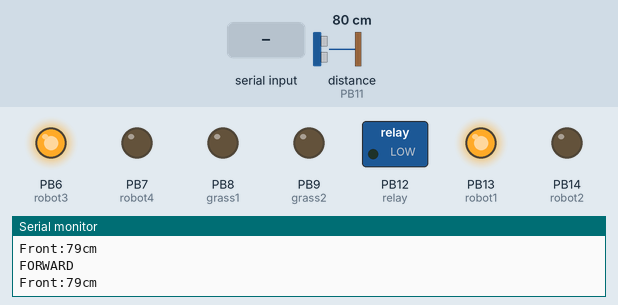
Simulated run of this sketch. Board: STM32 Blue Pill. Parts: switched loads named in the sketch (green lamp = pin HIGH), output pins drawn as LEDs (lit = HIGH), the last lines printed to the serial monitor. Wiring (inferred from the names in the program): ultrasonic range finder: trigger PB10; echo PB11. The inputs (shaded band) are chosen by the test bench; at power-on: distance to the obstacle (sensor on PB11) 80 cm. The echo pulse lasts 58.3 µs per cm; pins used as bus, display or sensor lines are not drawn.

Above: at 1.3 s.
1.4 s: distance to the obstacle (sensor on PB11) set to 23 cm
3.2 s: distance to the obstacle (sensor on PB11) set to 18 cm
At 4.7 s:
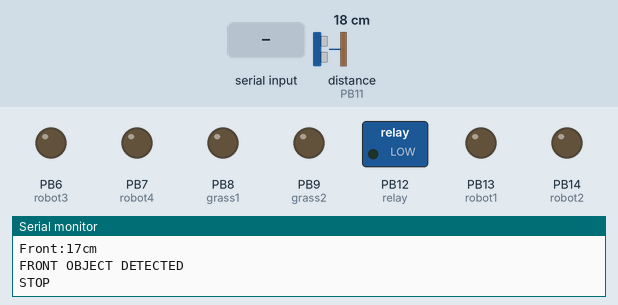
At 6.1 s:
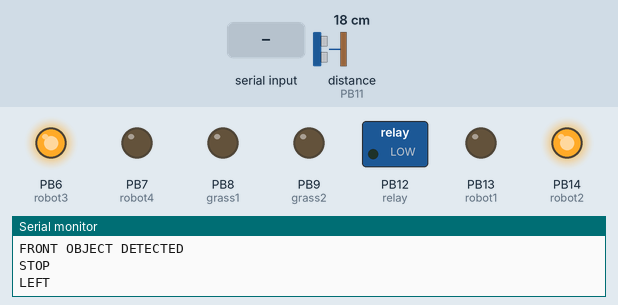
6.2 s: "W" received over Serial
At 9.8 s:
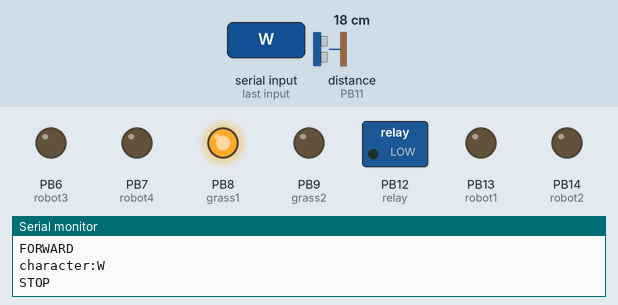
Timing chart, 0 to 11.3 s (numbered marks = the images above; inputs shaded):
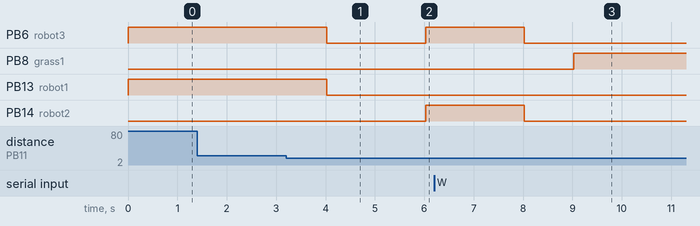

The sketch:

STM_32_project.ino
```cpp
//
////int PB13;
////int PB14;
//int PB6;
//sint PB7;
//int PB8;
//int PB9;
//int PB12;
//int PB10;
//int PB11;

int robot1=PB13;
int robot2=PB14;
int robot3=PB6;
int robot4=PB7;

int grass1=PB8;
int grass2=PB9;

int relay=PB12;

#define echoPin PB11
#define pingPin PB10

long duration, cm;

void setup() {

   Serial.begin(9600);

   pinMode(robot1,OUTPUT);
   pinMode(robot2,OUTPUT);
   pinMode(robot3,OUTPUT);
   pinMode(robot4,OUTPUT);

   pinMode(relay,OUTPUT);

   pinMode(grass1,OUTPUT);
   pinMode(grass2,OUTPUT);

   digitalWrite(robot1,LOW);
   digitalWrite(robot2,LOW);
   digitalWrite(robot3,LOW);
   digitalWrite(robot4,LOW);

   digitalWrite(grass1,LOW);
   digitalWrite(grass2,LOW);

   digitalWrite(relay,LOW);

}

void loop()
{
  while(1)
  {
      forward_movement();
      Serialevent();
       ultra_check();

   }
}
void Serialevent()
{

   if(Serial.available()>0)
       {
        char ch=Serial.read();
        Serial.print("character:");
        Serial.println(ch);
          if(ch=='W')
           {
            stop_robot();
            delay(1000);
              digitalWrite(grass1,HIGH);
              digitalWrite(grass2,LOW);
              delay(8000);
              digitalWrite(grass1,LOW);
              digitalWrite(grass2,LOW);
              delay(1000);
           }
          else if(ch=='P')
           {
            stop_robot();
            delay(1000);
             digitalWrite(relay,HIGH);
             delay(6000);
             digitalWrite(relay,LOW);
             delay(1000);
           }
       }

}
void forward_movement()
{
   Serial.println("FORWARD");
   digitalWrite(robot1,HIGH);
   digitalWrite(robot2,LOW);
   digitalWrite(robot3,HIGH);
   digitalWrite(robot4,LOW);
   Serialevent();
  //  ir_check();
}
void reverse_movement()
{
   Serial.println("REVERSE");
   digitalWrite(robot1,LOW);
   digitalWrite(robot2,HIGH);
   digitalWrite(robot3,LOW);
   digitalWrite(robot4,HIGH);
Serialevent();
}

void right_movement()
{
   Serial.println("RIGGHT");
   digitalWrite(robot1,HIGH);
   digitalWrite(robot2,LOW);
   digitalWrite(robot3,LOW);
   digitalWrite(robot4,HIGH);
   Serialevent();

}
void left_movement()
{
   Serial.println("LEFT");
   digitalWrite(robot1,LOW);
   digitalWrite(robot2,HIGH);
   digitalWrite(robot3,HIGH);
   digitalWrite(robot4,LOW);
 Serialevent();
}
void stop_robot()
{
   Serial.println("STOP");
   digitalWrite(robot1,LOW);
   digitalWrite(robot2,LOW);
   digitalWrite(robot3,LOW);
   digitalWrite(robot4,LOW);
   digitalWrite(grass1,LOW);
   digitalWrite(grass2,LOW);
   digitalWrite(relay,LOW);
}

void ultra_check()
{
   pinMode(pingPin, OUTPUT);
   digitalWrite(pingPin, LOW);
   delayMicroseconds(2);
   digitalWrite(pingPin, HIGH);
   delayMicroseconds(10);
   digitalWrite(pingPin, LOW);
   pinMode(echoPin, INPUT);
   duration = pulseIn(echoPin, HIGH);
   cm =  duration*0.034/2;
   Serial.print("Front:");
   Serial.print(cm);
   Serial.println("cm");
   Serial.println();
   delay(500);
  if(cm<20)
  {

    Serial.println("FRONT OBJECT DETECTED");
    stop_robot();
    delay(2000);
    left_movement();
    delay(2000);
    forward_movement();
  }
  Serialevent();
}
```

Measured:
- the behaviour switches between 21 and 20 cm on distance to the obstacle (sensor on PB11) (found by bisection; images 0 and 1)
- after the input at 3.2 s, PB6 (robot3): HIGH → LOW after 0.83 s, → HIGH 2.0 s later; PB13 (robot1): HIGH → LOW after 0.83 s; PB14 (robot2): LOW → HIGH after 2.8 s
- after the input at 6.2 s, PB8 (grass1): LOW → HIGH after 2.8 s; PB13 (robot1): stops changing and stays LOW; PB14 (robot2): goes on until 8.0 s, then stays LOW
